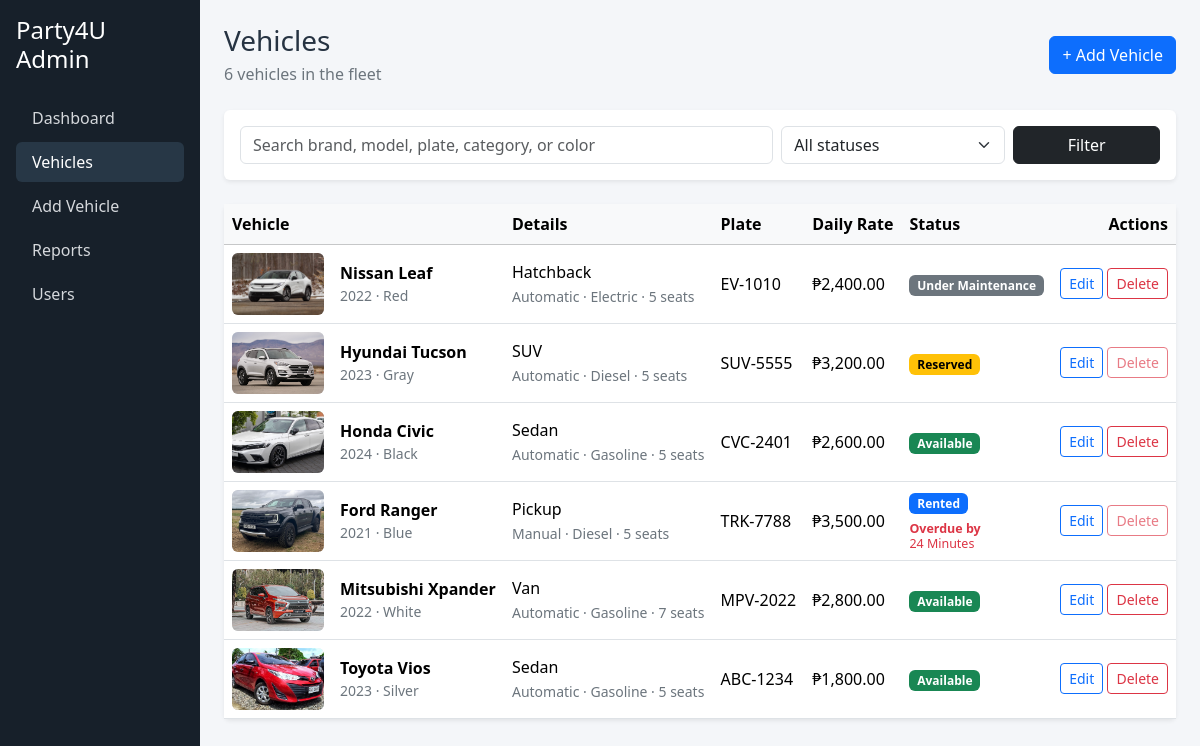
The app's page /admin/jeiven_cars.php with its own data.
### tables this page shows
CREATE TABLE IF NOT EXISTS vehicles (
    id INT UNSIGNED NOT NULL AUTO_INCREMENT,
    brand VARCHAR(80) NOT NULL,
    model VARCHAR(80) NOT NULL,
    year SMALLINT UNSIGNED NOT NULL,
    category ENUM(
        'Sedan',
        'SUV',
        'Hatchback',
        'Pickup',
        'Van',
        'Coupe',
        'Convertible'
    ) NOT NULL,
    transmission ENUM('Automatic', 'Manual') NOT NULL,
    fuel_type ENUM('Gasoline', 'Diesel', 'Hybrid', 'Electric') NOT NULL,
    seating_capacity TINYINT UNSIGNED NOT NULL,
    plate_number VARCHAR(30) NOT NULL,
    color VARCHAR(50) NOT NULL,
    daily_rate DECIMAL(10, 2) NOT NULL,
    description TEXT DEFAULT NULL,
    image_path VARCHAR(500) DEFAULT NULL,
    availability_status ENUM(
        'Available',
        'Reserved',
        'Rented',
        'Under Maintenance'
    ) NOT NULL DEFAULT 'Available',
    created_at DATETIME NOT NULL DEFAULT CURRENT_TIMESTAMP,
    updated_at DATETIME NOT NULL DEFAULT CURRENT_TIMESTAMP
        ON UPDATE CURRENT_TIMESTAMP,
    PRIMARY KEY (id),
    UNIQUE KEY uq_vehicles_plate_number (plate_number),
    KEY idx_vehicles_status (availability_status),
    KEY idx_vehicles_category (category),
    KEY idx_vehicles_created_at (created_at)
);

### admin/jeiven_cars.php (the view, shortened to what this page needs)
<?php
require_once __DIR__ . '/../includes/leanne_db.php';
$db = isset($conn) && $conn instanceof mysqli ? $conn : (isset($mysqli) && $mysqli instanceof mysqli ? $mysqli : null);
function e(?string $value): string { return htmlspecialchars($value ?? '', ENT_QUOTES, 'UTF-8'); }
function statusClass(string $status): string
{
    return match ($status) {
        'Available' => 'success', 'Reserved' => 'warning', 'Rented' => 'primary',
        'Under Maintenance' => 'secondary', default => 'dark'
    };
}
function rentalTimeLabel(?string $endDate): ?array
{
    try {
        $now = new DateTimeImmutable('now');
        $end = new DateTimeImmutable($endDate);
    } catch (Exception $exception) {
        return null;
    }
    $overdue = $end < $now;
    $seconds = abs($end->getTimestamp() - $now->getTimestamp());
    $days = intdiv($seconds, 86400);
    $hours = intdiv($seconds % 86400, 3600);
    $minutes = max(1, intdiv($seconds % 3600, 60));
    $parts = [];
    if (!$parts || ($days === 0 && count($parts) < 2)) $parts[] = $minutes . ' ' . ($minutes === 1 ? 'Minute' : 'Minutes');
    return ['title' => $overdue ? 'Overdue by' : 'Returns in', 'time' => implode(' ', array_slice($parts, 0, 2)), 'overdue' => $overdue];
}
$search = trim((string) ($_GET['search'] ?? ''));
$status = trim((string) ($_GET['status'] ?? ''));
$page = max(1, (int) ($_GET['page'] ?? 1));
$perPage = 10;
$total = 0;
$vehicles = [];
if ($db !== null) {
    $like = '%' . $search . '%';
    $count = $db->prepare("SELECT COUNT(*) AS total FROM vehicles WHERE (? = '' OR CONCAT_WS(' ', brand, model, plate_number, category, color) LIKE ?) AND (? = '' OR availability_status = ?)");
    if ($count) {
        $count->bind_param('ssss', $search, $like, $status, $status);
        if ($count->execute()) {
            $result = $count->get_result();
            $total = (int) (($result ? $result->fetch_assoc() : [])['total'] ?? 0);
        }
    }
    $pages = max(1, (int) ceil($total / $perPage));
    $page = min($page, $pages);
    $offset = ($page - 1) * $perPage;
    $sql = "SELECT v.*, (SELECT b.end_date FROM bookings b WHERE b.vehicle_id = v.id AND b.status = 'Rented' ORDER BY b.end_date DESC, b.id DESC LIMIT 1) AS rental_end_date FROM vehicles v WHERE (? = '' OR CONCAT_WS(' ', v.brand, v.model, v.plate_number, v.category, v.color) LIKE ?) AND (? = '' OR v.availability_status = ?) ORDER BY v.created_at DESC, v.id DESC LIMIT ? OFFSET ?";
    $stmt = $db->prepare($sql);
    if ($stmt) {
        $stmt->bind_param('ssssii', $search, $like, $status, $status, $perPage, $offset);
        if ($stmt->execute()) {
            $result = $stmt->get_result();
            $vehicles = $result ? $result->fetch_all(MYSQLI_ASSOC) : [];
        } else {
            $dbError = 'Vehicle list could not be loaded. Please check the vehicles/bookings table setup.';
        }
    } else {
        $dbError = 'Vehicle list could not be loaded. Please check the vehicles/bookings table setup.';
    }
} else {
    $pages = 1;
}
?>
<!doctype html><html lang="en"><head>
<title>Vehicles | Admin</title><link href="https://cdn.jsdelivr.net/npm/bootstrap@5.3.3/dist/css/bootstrap.min.css" rel="stylesheet">
    <link href="../assets/css/style.css" rel="stylesheet">
</head><body><div class="container-fluid"><div class="row">
<aside class="col-md-3 col-lg-2 p-3 sidebar"><h4 class="text-white mb-4">Party4U Admin</h4><nav class="nav flex-column gap-1"><a class="nav-link rounded" href="jeiven_dashboard.php">Dashboard</a><a class="nav-link rounded active" href="jeiven_cars.php">Vehicles</a><a class="nav-link rounded" href="jeiven_add_car.php">Add Vehicle</a><a class="nav-link rounded" href="jeiven_reports.php">Reports</a><a class="nav-link rounded" href="yana_users.php">Users</a></nav></aside>
<main class="col-md-9 col-lg-10 px-md-4 py-4">
<div class="d-flex flex-wrap justify-content-between align-items-center gap-3 mb-4"><div><h1 class="h3 mb-1">Vehicles</h1><p class="text-secondary mb-0"><?= number_format($total) ?> vehicle<?= $total === 1 ? '' : 's' ?> in the fleet</p></div><a class="btn btn-primary" href="jeiven_add_car.php">+ Add Vehicle</a></div>
<div class="card border-0 shadow-sm mb-4"><div class="card-body"><form class="row g-2" method="get"><div class="col-md-7"><input class="form-control" id="search" name="search" value="<?= e($search) ?>" placeholder="Search brand, model, plate, category, or color"></div><div class="col-md-3"><select class="form-select" id="status" name="status"><option value="">All statuses</option></select></div><div class="col-md-2 d-grid"><button class="btn btn-dark">Filter</button></div></form></div></div>
<div class="card border-0 shadow-sm"><div class="table-responsive"><table class="table table-hover align-middle mb-0"><thead class="table-light"><tr><th>Vehicle</th><th>Details</th><th>Plate</th><th>Daily Rate</th><th>Status</th><th class="text-end">Actions</th></tr></thead><tbody>
<?php foreach ($vehicles as $vehicle): $timer = $vehicle['availability_status'] === 'Rented' ? rentalTimeLabel($vehicle['rental_end_date'] ?? null) : null; ?>
<tr><td><div class="d-flex align-items-center gap-3"><?php if (!empty($vehicle['image_path'])): $imagePath = str_starts_with((string) $vehicle['image_path'], 'assets/') ? '../' . $vehicle['image_path'] : (string) $vehicle['image_path']; ?><img class="vehicle-thumb rounded" src="<?= e($imagePath) ?>" alt="<?= e($vehicle['brand'] . ' ' . $vehicle['model']) ?>"><?php else: ?><div class="vehicle-thumb rounded d-flex align-items-center justify-content-center text-secondary">No image</div><?php endif; ?><div><strong><?= e($vehicle['brand'] . ' ' . $vehicle['model']) ?></strong><div class="text-secondary small"><?= (int) $vehicle['year'] ?> · <?= e($vehicle['color']) ?></div></div></div></td><td><div><?= e($vehicle['category']) ?></div><small class="text-secondary"><?= e($vehicle['transmission']) ?> · <?= e($vehicle['fuel_type']) ?> · <?= (int) $vehicle['seating_capacity'] ?> seats</small></td><td><?= e($vehicle['plate_number']) ?></td><td>₱<?= number_format((float) $vehicle['daily_rate'], 2) ?></td><td><span class="badge text-bg-<?= statusClass((string) $vehicle['availability_status']) ?>"><?= e($vehicle['availability_status']) ?></span><?php if ($timer): ?><div class="countdown mt-2 <?= $timer['overdue'] ? 'text-danger' : 'text-primary' ?>"><strong><?= e($timer['title']) ?></strong><br><?= e($timer['time']) ?></div><?php endif; ?></td><td class="text-end"><a class="btn btn-sm btn-outline-primary" href="jeiven_edit_car.php?id=<?= (int) $vehicle['id'] ?>">Edit</a> <button class="btn btn-sm btn-outline-danger" data-bs-toggle="modal" data-bs-target="#deleteModal" data-id="<?= (int) $vehicle['id'] ?>" data-name="<?= e($vehicle['brand'] . ' ' . $vehicle['model']) ?>"<?= in_array($vehicle['availability_status'], ['Reserved','Rented'], true) ? ' disabled' : '' ?>>Delete</button></td></tr>
<?php endforeach; ?></tbody></table></div>
</div>
</main></div></div>
</body></html>

### assets/css/style.css (style rules this page uses)
:root { --brand-navy: #17202a; --brand-ink: #263342; --brand-sky: #eef6fb; --brand-green: #1f8a5b; }
body { background: #f4f6f9; color: var(--brand-ink); }
.sidebar { background: var(--brand-navy); min-height: 100vh; }
.sidebar a { color: #d5d8dc; text-decoration: none; }
.sidebar a:hover, .sidebar a.active { background: #273746; color: #fff; }
.vehicle-thumb { width: 92px; height: 62px; object-fit: cover; background: #e9ecef; }
.countdown { font-size: .78rem; line-height: 1.2; white-space: nowrap; }
.table td, .table th { white-space: nowrap; }

### records on screen
vehicles: image_path (picture), brand+model "Nissan Leaf", year "2022", color "Red", category "Hatchback", transmission "Automatic", fuel_type "Electric", seating_capacity "5", plate_number "EV-1010", daily_rate "2,400.00", availability_status "Under Maintenance"
vehicles: image_path (picture), brand+model "Hyundai Tucson", year "2023", color "Gray", category "SUV", transmission "Automatic", fuel_type "Diesel", seating_capacity "5", plate_number "SUV-5555", daily_rate "3,200.00", availability_status "Reserved"
vehicles: image_path (picture), brand+model "Honda Civic", year "2024", color "Black", category "Sedan", transmission "Automatic", fuel_type "Gasoline", seating_capacity "5", plate_number "CVC-2401", daily_rate "2,600.00", availability_status "Available"
vehicles: image_path (picture), brand+model "Ford Ranger", year "2021", color "Blue", category "Pickup", transmission "Manual", fuel_type "Diesel", seating_capacity "5", plate_number "TRK-7788", daily_rate "3,500.00", availability_status "Rented", title "Overdue by", time "24 Minutes"
vehicles: image_path (picture), brand+model "Mitsubishi Xpander", year "2022", color "White", category "Van", transmission "Automatic", fuel_type "Gasoline", seating_capacity "7", plate_number "MPV-2022", daily_rate "2,800.00", availability_status "Available"
vehicles: image_path (picture), brand+model "Toyota Vios", year "2023", color "Silver", category "Sedan", transmission "Automatic", fuel_type "Gasoline", seating_capacity "5", plate_number "ABC-1234", daily_rate "1,800.00", availability_status "Available"

### other values on screen
$total "6"
